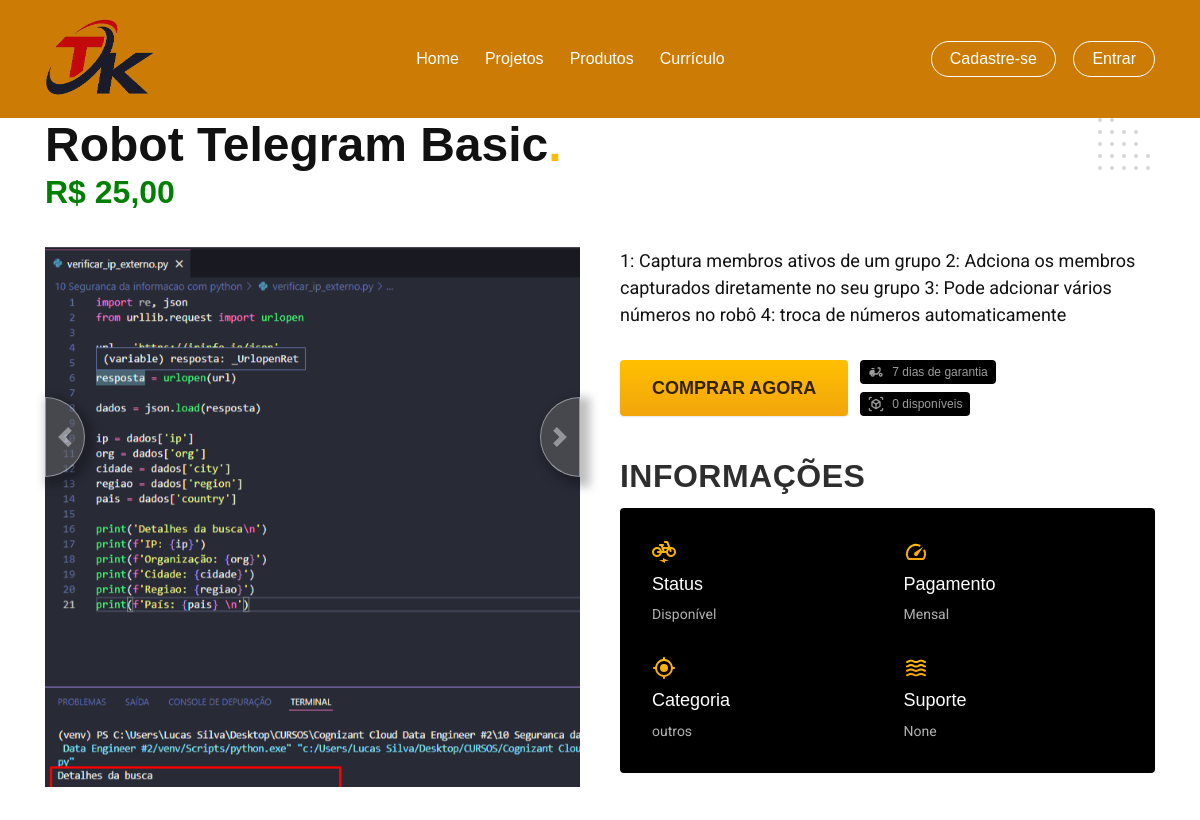
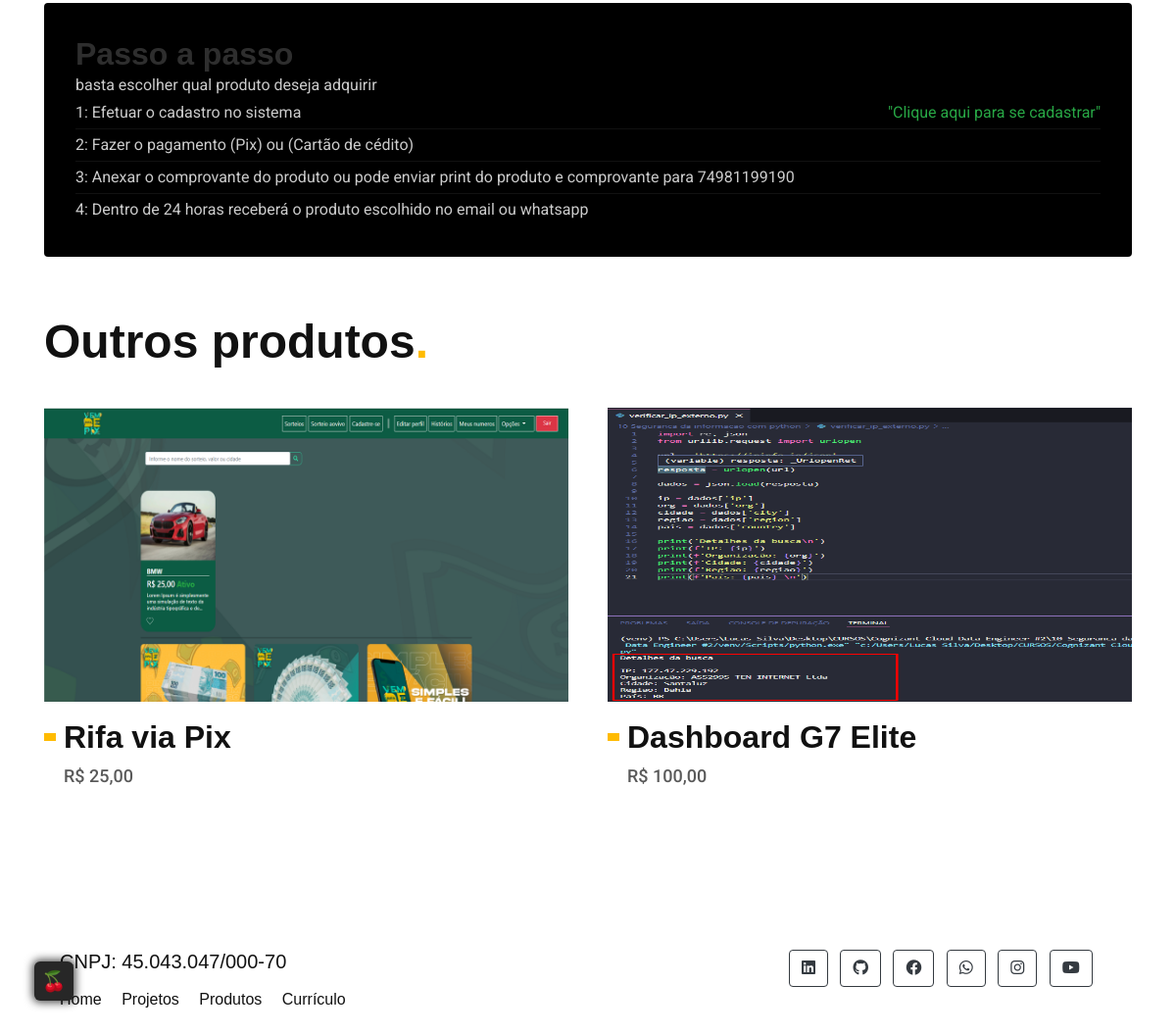
Page /produto/2/ on the committed database (2 pictures, top to bottom).
### apps/produtos/models.py (models this page shows, shortened)
class Produto(models.Model):
    CHOICES = (('S', 'Segunda'),
                ('T', 'Terça'),
                ('Q', 'Quarta'),
                ('QI', 'Quinta'),
                ('SE', 'Sexta'),
                ('SA', 'Sabado'),
                ('D', 'Domingo'))
    CATEGORIAS = (('imovel', 'Imoveis'),
                ('eletronicos', 'Eletrônicos'),
                ('veiculos', 'Veículos'),
                ('financeiro', 'Financeiro'),
                ('roupas', 'Roupas'),
                ('celulares', 'Celulares'),
                ('moveis', 'Moveis'),
                ('eletro_domesticos', 'Eletro Doméstico'),
                ('dinheiro', 'Dinheiro'),
                ('outros', 'Outros'))
    choices_status = (('D', 'Disponivel'),
                    ('A', 'Atualizando'),
                    ('C', 'Preenchido'))
    pagamento_tempo = (
        ('M', 'Mensal'),
        ('T', 'Trimestral'),
        ('A', 'Anual'),
        ('V', 'Vitalicio')
    )
    usuario_produto = models.ForeignKey(settings.AUTH_USER_MODEL, on_delete=models.CASCADE)
    produto_nome = models.CharField(max_length=100, blank=False, null=False)
    produto_caregoria = models.CharField(choices=CATEGORIAS, max_length=30, null=True, blank=True)
    produto_descricao = models.TextField(max_length=500, null=False, blank=False)
    produto_img = models.ImageField(upload_to='img', null=True, blank=True)
    produto_imagens = models.ManyToManyField(Imagem)
    pagamento_tempo = models.CharField(choices=pagamento_tempo, max_length=30, null=True, blank=True)
    produto_pix = models.ImageField(upload_to='img', null=True, blank=True)
    produto_valor = models.DecimalField(max_digits=8, decimal_places=2)
    produto_dia_suporte = models.CharField(max_length=100, null=True, blank=True)
    produto_horario_suporte = models.TimeField(null=True, blank=True)
    produto_status = models.CharField(max_length=15, choices=choices_status, default="D")
    produto_numeros = models.IntegerField(default=0, help_text='Quantidade disponivels')
    produto_vendidos = models.IntegerField(default=0, null=True, blank=True)
    produto_disponiveis = models.IntegerField(default=0,null=True, blank=True)
    produto_reservados = models.IntegerField(default=0, null=True, blank=True)
    valor_total_vendidos = models.DecimalField(max_digits=8, decimal_places=2, null=True, blank=True, help_text='Valor total vendidos')
    data_criacao = models.DateField(auto_now=True, max_length=50, blank=False, null=False)

class Imagem(models.Model):
    img = models.FileField(upload_to='img')
    def __str__(self) -> str:
        return self.img.url

### apps/produtos/views.py (the view)
# urls.py: path('produto/<int:id>/', views.produto, name='produto_id')
def produto(request, id):
    produto_ = get_object_or_404(Produto, id=id)
    sugestoes = Produto.objects.filter(produto_status=produto_.produto_status).exclude(id=id)[:3]
    context={
        'produto':produto_,
        'sugestoes':sugestoes
    }
    return render(request,'produtos/produto_id.html', context)

### apps/produtos/templates/produtos/produto_id.html (shortened to what this page needs)
{% extends 'base.html' %}
{% load static %}
{% block conteudo %}
<div id="bicicleta">
  <main>
    <div>
      <div class="titulo container">
        <h1 class="font-1-xxl text-">{{produto.produto_nome}}<span class="cor-p1">.</span></h1>
        <h2 class="font-1-xl" style="color: green;">R$ {{produto.produto_valor}}</h2>
      </div>
    </div>
    <div class="bicicleta container margin_main">
      <div class="bicicleta-imagens">
        <div id="carouselExampleControls" class="carousel slide" data-ride="carousel">
          <div class="carousel-inner"  style="height: 540px;">
            {% for img in produto.produto_imagens.all %}
              <div class="carousel-item {% if forloop.first %} active {% endif %}" >
                <img class="d-block w-100 img-fluid"  style="height: 100%;" src="{{img}}" alt="First slide">
              </div>
            {% endfor %}
          </div>
          <a class="carousel-control-prev" href="#carouselExampleControls" role="button" data-slide="prev">
              <span class="carousel-control-prev-icon" aria-hidden="true"></span>
          </a>
          <a class="carousel-control-next" href="#carouselExampleControls" role="button" data-slide="next">
              <span class="carousel-control-next-icon" aria-hidden="true"></span>
          </a>
        </div>
      </div>
      <div class="bicicleta-conteudo">
        <p class="font-2-l">{{produto.produto_descricao}}</p>
        <div class="bicicleta-comprar">
          <a class="botao" href="../orcamento.html">Comprar Agora</a>
          <span class="font-1-xs cor-6"><img src="../img/icones/entrega.svg" alt=""> 7 dias de garantia</span>
          <span class="font-1-xs cor-6"><img src="../img/icones/estoque.svg" alt=""> {{produto.produto_disponiveis}} disponíveis</span>
        </div>
        <h2 class="font-1-xl cor-10">Informações</h2>
        <ul class="bicicleta-informacoes">
          <li>
            <img src="../img/icones/eletrica.svg" alt="">
            <h3 class="font-1-m cor-0">Status</h3>
            {% if produto.produto_status == 'D' %}
            <p class="font-2-xs cor-5">Disponível</p>
            {% elif produto.produto_status == 'A' %}
            <p class="font-2-xs cor-5">Em atualização</p>
            {% elif produto.produto_status == 'C' %}
            <p class="font-2-xs cor-5">Indisponível</p>
            {% endif %}
          </li>
          <li>
            <img src="../img/icones/velocidade.svg" alt="">
            <h3 class="font-1-m cor-0">Pagamento</h3>
            {% if produto.pagamento_tempo == 'M' %}
            <p class="font-2-xs cor-5">Mensal</p>
            {% elif produto.pagamento_tempo == 'T' %}
            <p class="font-2-xs cor-5">Trimestral</p>
            {% elif produto.pagamento_tempo == 'A' %}
            <p class="font-2-xs cor-5">Anual</p>
            {% elif produto.pagamento_tempo == 'V' %}
            <p class="font-2-xs cor-5">Vitalício</p>
            {% endif %}
          </li>
          <li>
            <img src="../img/icones/rastreador.svg" alt="">
            <h3 class="font-1-m cor-0">Categoria</h3>
            <p class="font-2-xs cor-5">{{produto.produto_caregoria}}</p>
          </li>
          <li>
            <img src="../img/icones/carbono.svg" alt="">
            <h3 class="font-1-m cor-0">Suporte</h3>
            <p class="font-2-xs cor-5">{{produto.produto_dia_suporte}}</p>
          </li>
        </ul>
      </div>
    </div>
  </main>
  <article class="container">
    <div class="row">
      <div class="col-sm">
        <ul class="bicicleta-ficha font-2-s cor-4">
          <h2 class="font-1-xl cor-10">Passo a passo</h2>
          <p>basta escolher qual produto deseja adquirir</p>
          <li>1: Efetuar o cadastro no sistema <a class="text-success" href="{% url 'login' %}">"Clique aqui para se cadastrar"</a> </li>
          <li>2: Fazer o pagamento (Pix) ou (Cartão de cédito)</li>
          <li>3: Anexar o comprovante do produto ou pode enviar print do produto e comprovante para 74981199190</li>
          <li>4: Dentro de 24 horas receberá o produto escolhido no email ou whatsapp</li>
        </ul>
      </div>
    </div>
  </article>
  <article class="bicicletas-lista container">
    <h2 class="font-1-xxl">Outros produtos<span class="cor-p1">.</span></h2>
    <ul>
      {% for sugestao in sugestoes %}
      <li>
        <a href="{% url 'produto_id' sugestao.id %}">
          <img class="bicicletas-imagem img fluid" style="height: 300px; width: 100%;" src="{{ sugestao.produto_img.url }}" alt="Bicicleta preta">
          <h3 class="font-1-xl">{{sugestao.produto_nome}}</h3>
          <span class="font-2-m cor-8">R$ {{sugestao.produto_valor}}</span>
        </a>
      </li>
      {% endfor %}
    </ul>
  </article>
</div>
{% endblock conteudo %}

### templates/static/css/estilo.css (style rules this page uses)
body { background: url("https://www.e-presenca.com.br/site/imagens/login/bg_2.png"); }
.carousel-control-prev { padding: 5px; border: #ffffff 1px solid; max-width: 40px; align-items: center; margin-top: 150px; height: 80px; border-bottom-right-radius: 40px; background: #666666; border-top-right-radius: 40px; box-shadow: 5px 5px 10px 5px rgba(0, 0, 0, 0.5); }
.carousel-control-next { padding: 5px; border: #ffffff 1px solid; max-width: 40px; align-items: center; margin-top: 150px; height: 80px; border-bottom-left-radius: 40px; background: #666666; border-top-left-radius: 40px; box-shadow: 5px 5px 10px 5px rgba(0, 0, 0, 0.5); }

### templates/static/global/global.css (style rules this page uses)
body { margin: 0px; font-family: Arial, Helvetica, sans-serif; color: #111111; }
h1, h2, h3, h4, ul, p, blockquote, dd { margin: 0px; }
ul { padding: 0px; list-style: none; }
a { text-decoration: none; color: inherit; }
img { max-width: 100%; height: auto; display: block; }

### templates/static/utilidades/tipografia.css (style rules this page uses)
.font-1-xs { font: 400 0.75rem/1.35 "Poppins", sans-serif; }
.font-2-xs { font: 400 0.875rem/1.43 "Roboto", sans-serif; }
.font-2-s { font: 400 1rem/1.5 "Roboto", sans-serif; }
.font-1-m, .font-1-m-b { font: 400 1.125rem/1.35 "Poppins", sans-serif; }
.font-2-m { font: 500 1.125rem/1.35 "Roboto", sans-serif; }
.font-2-l, .font-2-l-b { font: 400 1.5rem/1.5 "Roboto", sans-serif; }
.font-1-xl { font: 600 2rem/1.25 "Poppins", sans-serif; }
.font-1-xxl { font: 600 4rem/1.125 "Poppins", sans-serif; }
@media (max-width: 1200px) { .font-1-xxl { font-size: 3rem; } }
@media (max-width: 1200px) { .font-2-l, .font-2-l-b { font-size: 1.125rem; } }

### templates/static/utilidades/cores.css (style rules this page uses)
:root { --cor-0: #ffffff; --cor-1: #f7f7f7; --cor-2: #ededed; --cor-3: #dedede; --cor-4: #cccccc; --cor-5: #b2b2b2; --cor-6: #9c9c9c; --cor-7: #717171; --cor-8: #595959; --cor-9: #404040; --cor-10: #2e2e2e; --cor-11: #111111; --cor-12: #000000; --cor-p1: #ffbb00; --cor-p2: #e4a30b; --cor-p3: #a66f00; --cor-p4: #664400; --cor-p5: #332200; }
.cor-0 { color: var(--cor-0); }
.cor-4 { color: var(--cor-4); }
.cor-5 { color: var(--cor-5); }
.cor-6 { color: var(--cor-6); }
.cor-8 { color: var(--cor-8); }
.cor-10 { color: var(--cor-10); }
.cor-p1 { color: var(--cor-p1); }

### templates/static/utilidades/componentes.css (style rules this page uses)
.botao { display: inline-block; padding: 16px 32px; background: linear-gradient(#ffbf00, #f2a50c); border-radius: 4px; box-shadow: 0 1px 2px rgba(0, 0, 0, 0.1); text-transform: uppercase; color: var(--cor-p5); font: 600 1.125rem/1.35 "Poppins", sans-serif; max-width: max-content; border: none; cursor: pointer; }
.titulo { background: url("../../../media/images/dec/top-right.svg") no-repeat top right 20px; }

### templates/static/bicicletas/bicicletas-lista.css (style rules this page uses)
.bicicletas-lista { padding-top: 60px; padding-bottom: 120px; }
.bicicletas-lista h2 { margin-bottom: 40px; }
.bicicletas-lista ul { display: flex; gap: 40px; padding: 0 20px 20px 20px; max-width: 1400px; margin-left: auto; margin-right: auto; overflow-x: auto; }
#bicicleta .bicicletas-lista ul { padding: 0px 0px 20px 0px; }
.bicicletas-lista li { flex: 1; min-width: 280px; }
.bicicletas-lista a { display: block; }
.bicicletas-lista img { margin-bottom: 16px; }
.bicicletas-lista h3 { margin-bottom: 8px; display: flex; align-items: center; }
.bicicletas-lista h3::before { content: ""; display: inline-block; height: 8px; width: 12px; margin-right: 8px; background-color: var(--cor-p1); transition: width 0.2s; }
.bicicletas-lista li span { padding-left: 20px; }

### templates/static/bicicletas/bicicletas.css (style rules this page uses)
.bicicletas-imagem { display: grid; }

### apps/produtos/templates/produtos/produto_id.html (style rules this page uses)
.titulo { margin-bottom: -25px; }
.margin_main { margin-bottom: -50px; }

### rows in the picture
Produto: produto_nome "Robot Telegram Basic", produto_valor "25,00", produto_descricao "1: Captura membros ativos de um grupo 2: Adciona os membros capturados diretamente no seu grupo 3: Pode adcionar vários números no robô 4: troca de números automaticamente", produto_disponiveis "0", produto_caregoria "outros", produto_dia_suporte "None"
Imagem: img (picture)
Produto: produto_img (picture), produto_nome "Rifa via Pix", produto_valor "25,00"
Produto: produto_img (picture), produto_nome "Dashboard G7 Elite", produto_valor "100,00"
